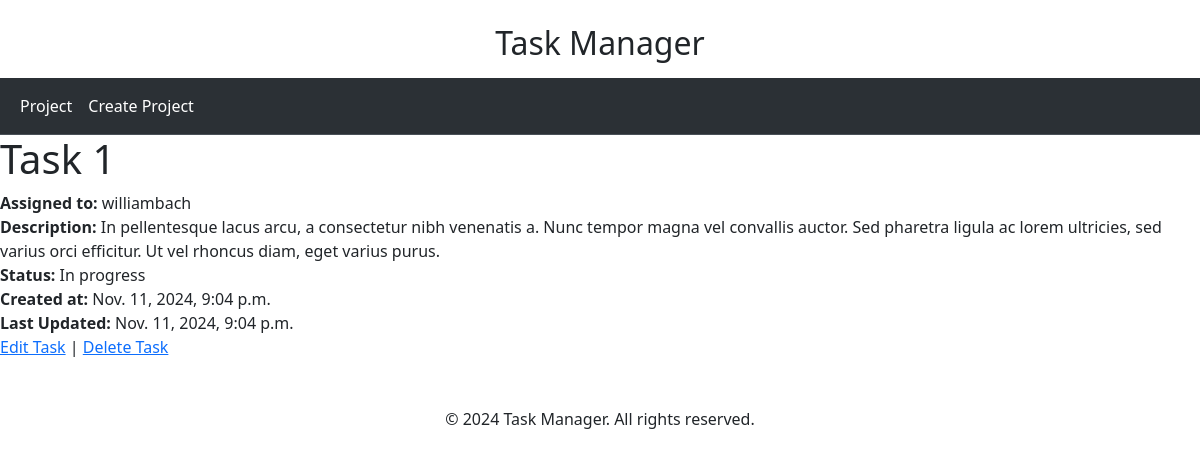
The app's page /tasks/2/ with its own data.
### tasks/models.py (models this page shows)
class Task(models.Model):
    title = models.CharField(max_length=255)
    description = models.TextField()
    project = models.ForeignKey(Project, related_name='tasks', on_delete=models.CASCADE)
    assigned_to = models.ForeignKey(User, related_name='tasks', on_delete=models.SET_NULL, null=True)
    created_at = models.DateTimeField(auto_now_add=True)
    updated_at = models.DateTimeField(auto_now=True)
    is_completed = models.BooleanField(default=False)

### tasks/views.py (the view)
# urls.py: path('tasks/<int:pk>/', views.TaskDetailView.as_view(), name='task_detail'),
class TaskDetailView(DetailView):
    model = Task
    template_name = 'tasks/task_detail.html'

### tasks/templates/tasks/task_detail.html
{% extends "base.html" %}
{% block content %}
<h1>{{ task.title }}</h1>
<div>
    <strong>Assigned to:</strong> {{ task.assigned_to.username }}<br>
    <strong>Description:</strong> {{ task.description }}<br>
    <strong>Status:</strong> {{ task.is_completed|yesno:"Completed,In progress" }}<br>
    <strong>Created at:</strong> {{ task.created_at }}<br>
    <strong>Last Updated:</strong> {{ task.updated_at }}<br>
</div>
<a href="{% url 'task_edit' task.id %}">Edit Task</a> |
<a href="{% url 'task_delete' task.id %}">Delete Task</a>
{% endblock %}

### records on screen
Task: title "Task 1", assigned_to.username "williambach", description "In pellentesque lacus arcu, a consectetur nibh venenatis a. Nunc tempor magna vel convallis auctor. Sed pharetra ligula ac lorem ultricies, sed varius orci efficitur. Ut vel rhoncus diam, eget varius purus.", is_completed "In progress", created_at "Nov. 11, 2024, 9:04 p.m.", updated_at "Nov. 11, 2024, 9:04 p.m."
